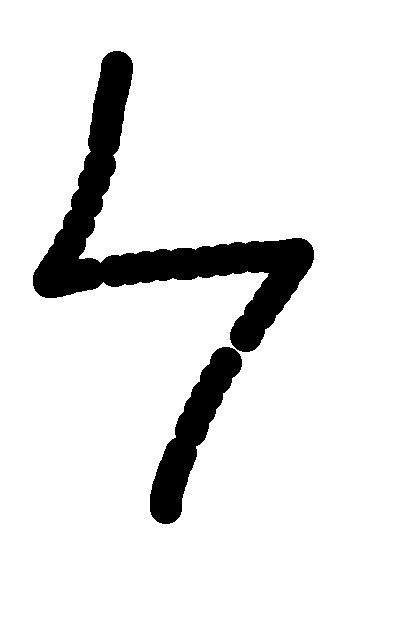
#> input picture server/images/lightning/14.png, 409 x 644 px, found by its file name; the run also reads 1 picture not shown here
$ python generate_comparison_images.py
#> lines starting #> are read from the running program, lines starting #| are printed output that depends on the picture; after the words box and inside, x2 and y2 are one past the last pixel; in counts of white or black regions, pixels touching at a corner belong together
import os
import shutil
import random
import numpy as np
import cv2
from PIL import Image

classes = ["lightning", "fire", "water"]
categories = ["train", "train", "train", "train", "train", "valid", "test"]

os.makedirs("training/comparison_images", exist_ok=True)

def resize_img(filename, box):
    img = Image.open(filename)
    img = img.crop(box)
    img = img.resize((48, 48), Image.Resampling.LANCZOS)
    img.save(filename)

def find_content(filename):
#> called with filename = 'images/lightning/14.png'
    img = cv2.imread(filename) # image file
#> img is the input picture: shape (644, 409, 3); 91% white; 2 black regions, box (x1, y1, x2, y2) and area: (33, 51, 314, 352) 18135, (150, 347, 242, 524) 5692
    gray = cv2.cvtColor(img, cv2.COLOR_BGR2GRAY)
    # Threshold the image so that black text is white
    gray = 255*(gray < 128).astype(np.uint8)
    # Additionally do an opening operation with a 2 x 2 kernel
    O = np.ones(2, dtype=np.uint8)
    gray_morph = cv2.morphologyEx(gray, cv2.MORPH_OPEN, O)
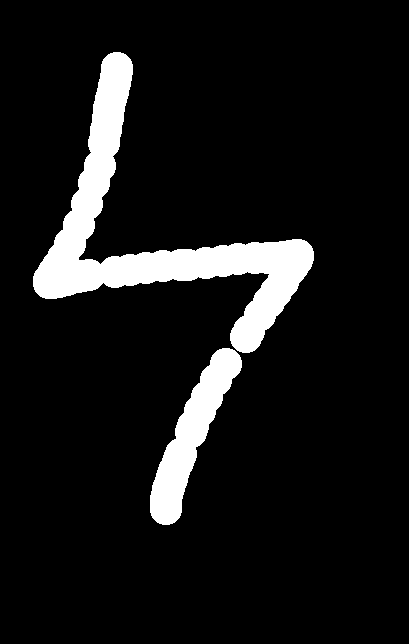
#> gray_morph: shape (644, 409); 9% white; 2 white regions, box (x1, y1, x2, y2) and area: (33, 52, 314, 353) 18135, (150, 348, 242, 525) 5692
    # Continue where we left off
    coords = cv2.findNonZero(gray_morph) # Find all non-zero points (text)
#> coords = contour of 23827 points, box (x1, y1, x2, y2) (33, 52, 314, 525), area 8774
    xywh = cv2.boundingRect(coords) # Find minimum spanning bounding box
#> xywh = (33, 52, 281, 473)
    xyxy = (xywh[0], xywh[1], xywh[0] + xywh[2], xywh[1] + xywh[3])
#> xyxy = (33, 52, 314, 525)
    return xyxy

for (c_idx, c) in enumerate(classes):
    folder = f"images/{c}"
    os.makedirs(f"training/comparison_images/{c}", exist_ok=True)
    for filename in os.listdir(folder):
        cat = random.choice(categories)
        shutil.copyfile(f"{folder}/{filename}", f"training/comparison_images/{c}/{c_idx}_{filename}")
        bounding_box = find_content(f'{folder}/{filename}')
#> bounding_box = (33, 52, 314, 525)
        resize_img(f"training/comparison_images/{c}/{c_idx}_{filename}", bounding_box)
#> in resize_img, `img = img.crop(box)`:
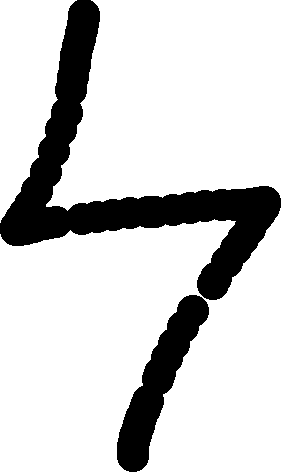
#> img: PIL image 281x473 RGBA; mean R, G, B, A 209.3, 209.3, 209.3, 255
#> in resize_img, `img = img.resize((48, 48), Image.Resampling.LANCZOS)`:
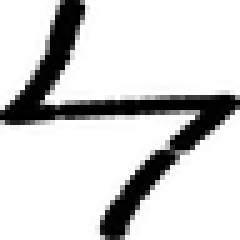
#> img: PIL image 48x48 RGBA (shown 5 times larger); mean R, G, B, A 209.3, 209.3, 209.3, 255
#> pass 2 of the loop `for (c_idx, c) in enumerate(classes):`:
#> folder = 'images/fire'
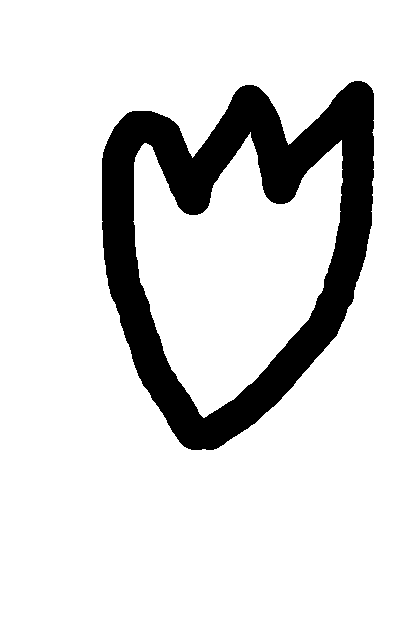
#> input picture server/images/fire/1.png, 409 x 644 px, found by its file name
#> in find_content, img is the input picture: shape (644, 409, 3); 86.3% white; 1 black region, box (x1, y1, x2, y2) and area: (102, 81, 374, 450) 36172
#> in find_content (call 3), `gray_morph = cv2.morphologyEx(gray, cv2.MORPH_OPEN, O)`:
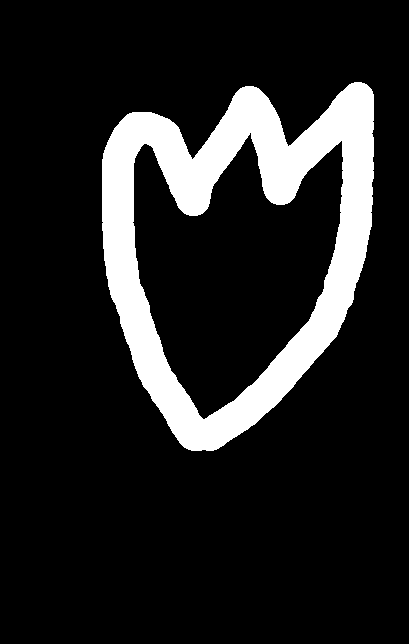
#> gray_morph: shape (644, 409); 13.7% white; 1 white region, box (x1, y1, x2, y2) and area: (102, 82, 374, 451) 36172
#> coords = contour of 36172 points, box (x1, y1, x2, y2) (102, 82, 374, 451), area 17491
#> xywh = (102, 82, 272, 369)
#> xyxy = (102, 82, 374, 451)
#> in resize_img (call 3), `img = img.resize((48, 48), Image.Resampling.LANCZOS)`:
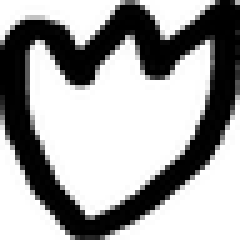
#> img: PIL image 48x48 RGBA (shown 5 times larger); mean R, G, B, A 163.1, 163.1, 163.1, 255
#> (the run stopped early here; a loop or call above may not have finished)
